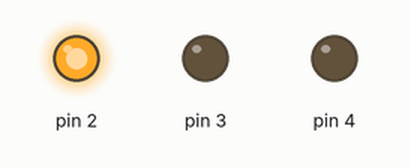
Simulated run of this sketch. Board: Arduino Uno, built with avr-gcc and run on an emulated ATmega328P. Shown: output pins drawn as LEDs (lit = HIGH).

Above: at 2.5 s.
At 6.0 s:
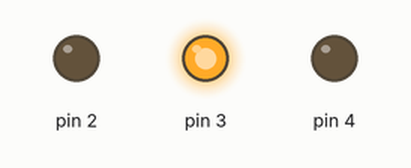
At 9.5 s:
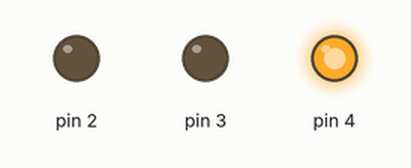
Timing chart, 0 to 15.6 s (numbered marks = the images above):
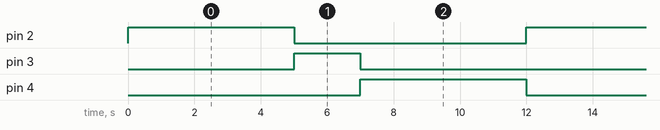

The sketch:

TOGGLE.ino
```cpp
void setup() {

  pinMode(2,  OUTPUT);
  pinMode(3,OUTPUT);
  pinMode(4,OUTPUT);

}

void loop() {
  digitalWrite(2,1);
  digitalWrite(3,0);
  digitalWrite(4,0);
  delay(5000);

  digitalWrite(3,1);
  digitalWrite(2,0);
  delay(2000);

  digitalWrite(4,1);
  digitalWrite(2,0);
  digitalWrite(3,0);
  delay(5000);

}
```

Measured:
- by itself, pin 2, pin 4: alternates HIGH for 5.0 s and LOW for 7.0 s
- by itself, pin 3: alternates HIGH for 2.0 s and LOW for 10.0 s
- by itself, everything shown: repeats every 12.0 s, in 3 steps
